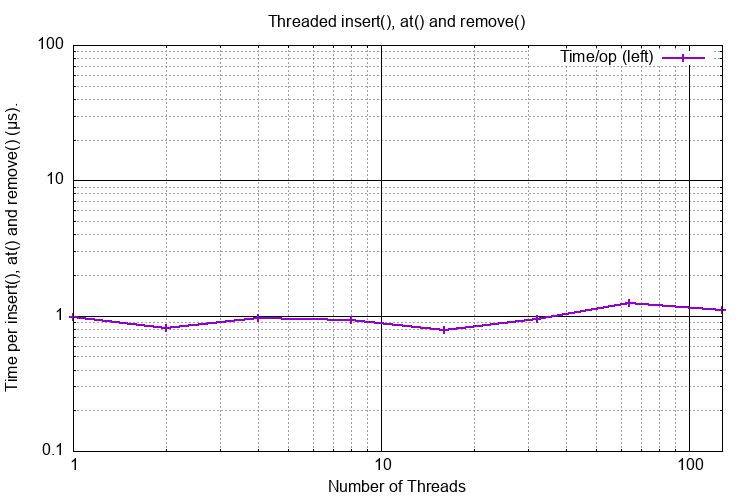

This chart was generated by the following gnuplot code:
set grid
set title "Threaded insert(), at() and remove()"

# First line specification refers to major grid lines in both x and y, the second to minor grid lines in x and y.
set grid xtics mxtics ytics mytics linetype -1 linewidth 1, linetype 0 linewidth 1

set logscale x
set xlabel "Number of Threads"

set logscale y
set ylabel "Time per insert(), at() and remove() (µs)."
set yrange [0.1:100]
#set ytics
#set ymtics
#set ytics 0,2000,15000

#set y2label "Ratio compared to single thread."
#set logscale y2
#set y2range [0.1:100]
#set y2tics
#set my2tics

set pointsize 1
set datafile separator whitespace
# Curve fit
#cost(x) = a + (b / (x/1024))
#fit cost(x) "perf_height_size.dat" using 1:2 via a,b

set terminal png size 750,500           # choose the file format
set output "images/perf_py_threaded_sim_rolling_median.png"   # choose the output device

plot "dat/perf_py_threaded_sim_rolling_median.dat" using 1:($2 / 1000 / $1) t "Time/op (left)" with linespoints pt 1 lw 2

reset
